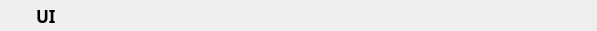
  <widget class="QWidget" name="widget_title" native="true">
   <property name="geometry">
    <rect>
     <x>10</x>
     <y>10</y>
     <width>597</width>
     <height>31</height>
    </rect>
   </property>
   <property name="styleSheet">
    <string notr="true">QWidget#widget_title{
background:qlineargradient(spread:pad,x1:0,y1:0,x2:0,y2:1,stop:0 #FFFFFF,stop:1 #D2D2D2);
border-top-right-radius:4px;
border-top-left-radius:4px;
}</string>
   </property>
   <widget class="QPushButton" name="close_btn">
    <property name="geometry">
     <rect>
      <x>537</x>
      <y>0</y>
      <width>30</width>
      <height>31</height>
     </rect>
    </property>
    <property name="focusPolicy">
     <enum>Qt::NoFocus</enum>
    </property>
    <property name="contextMenuPolicy">
     <enum>Qt::NoContextMenu</enum>
    </property>
    <property name="autoFillBackground">
     <bool>false</bool>
    </property>
    <property name="styleSheet">
     <string notr="true">QPushButton#close_btn {
border:0px;
background-color:transparent;
}
QPushButton#close_btn:hover {
border:0px;
border-radius:0px;
background-color:white;
}</string>
    </property>
    <property name="text">
     <string/>
    </property>
    <property name="icon">
     <iconset resource="expant.qrc">
      <normaloff>:/resources/image/close sep window.png</normaloff>:/resources/image/close sep window.png</iconset>
    </property>
   </widget>
   <widget class="QLabel" name="title_label">
    <property name="geometry">
     <rect>
      <x>36</x>
      <y>5</y>
      <width>501</width>
      <height>21</height>
     </rect>
    </property>
    <property name="font">
     <font>
      <family>黑体</family>
      <pointsize>13</pointsize>
      <weight>75</weight>
      <bold>true</bold>
      <kerning>true</kerning>
     </font>
    </property>
    <property name="text">
     <string>UI</string>
    </property>
   </widget>
   <widget class="QLabel" name="icon_label">
    <property name="geometry">
     <rect>
      <x>9</x>
      <y>7</y>
      <width>16</width>
      <height>16</height>
     </rect>
    </property>
    <property name="text">
     <string/>
    </property>
    <property name="pixmap">
     <pixmap resource="expant.qrc">:/resources/image/menu-homezb.png</pixmap>
    </property>
    <property name="scaledContents">
     <bool>true</bool>
    </property>
   </widget>
   <widget class="QPushButton" name="shutdown_btn">
    <property name="geometry">
     <rect>
      <x>567</x>
      <y>0</y>
      <width>30</width>
      <height>31</height>
     </rect>
    </property>
    <property name="focusPolicy">
     <enum>Qt::NoFocus</enum>
    </property>
    <property name="contextMenuPolicy">
     <enum>Qt::NoContextMenu</enum>
    </property>
    <property name="autoFillBackground">
     <bool>false</bool>
    </property>
    <property name="styleSheet">
     <string notr="true">QPushButton#shutdown_btn {
border:0px;
border-top-right-radius:4px;
background-color:transparent;
}
QPushButton#shutdown_btn:hover {
border:0px;
border-radius:0px;
border-top-right-radius:4px;
background-color:red;
}</string>
    </property>
    <property name="text">
     <string/>
    </property>
    <property name="icon">
     <iconset resource="expant.qrc">
      <normaloff>:/resources/image/close.png</normaloff>:/resources/image/close.png</iconset>
    </property>
   </widget>
   <widget class="QPushButton" name="top_btn">
    <property name="geometry">
     <rect>
      <x>507</x>
      <y>0</y>
      <width>30</width>
      <height>31</height>
     </rect>
    </property>
    <property name="focusPolicy">
     <enum>Qt::NoFocus</enum>
    </property>
    <property name="contextMenuPolicy">
     <enum>Qt::NoContextMenu</enum>
    </property>
    <property name="autoFillBackground">
     <bool>false</bool>
    </property>
    <property name="styleSheet">
     <string notr="true">QPushButton#top_btn {
border:0px;
background-color:transparent;
}
QPushButton#top_btn:hover {
border:0px;
border-radius:0px;
background-color:white;
}</string>
    </property>
    <property name="text">
     <string/>
    </property>
    <property name="icon">
     <iconset resource="expant.qrc">
      <normaloff>:/resources/image/top.png</normaloff>:/resources/image/top.png</iconset>
    </property>
    <property name="iconSize">
     <size>
      <width>16</width>
      <height>16</height>
     </size>
    </property>
    <property name="flat">
     <bool>false</bool>
    </property>
   </widget>
  </widget>
